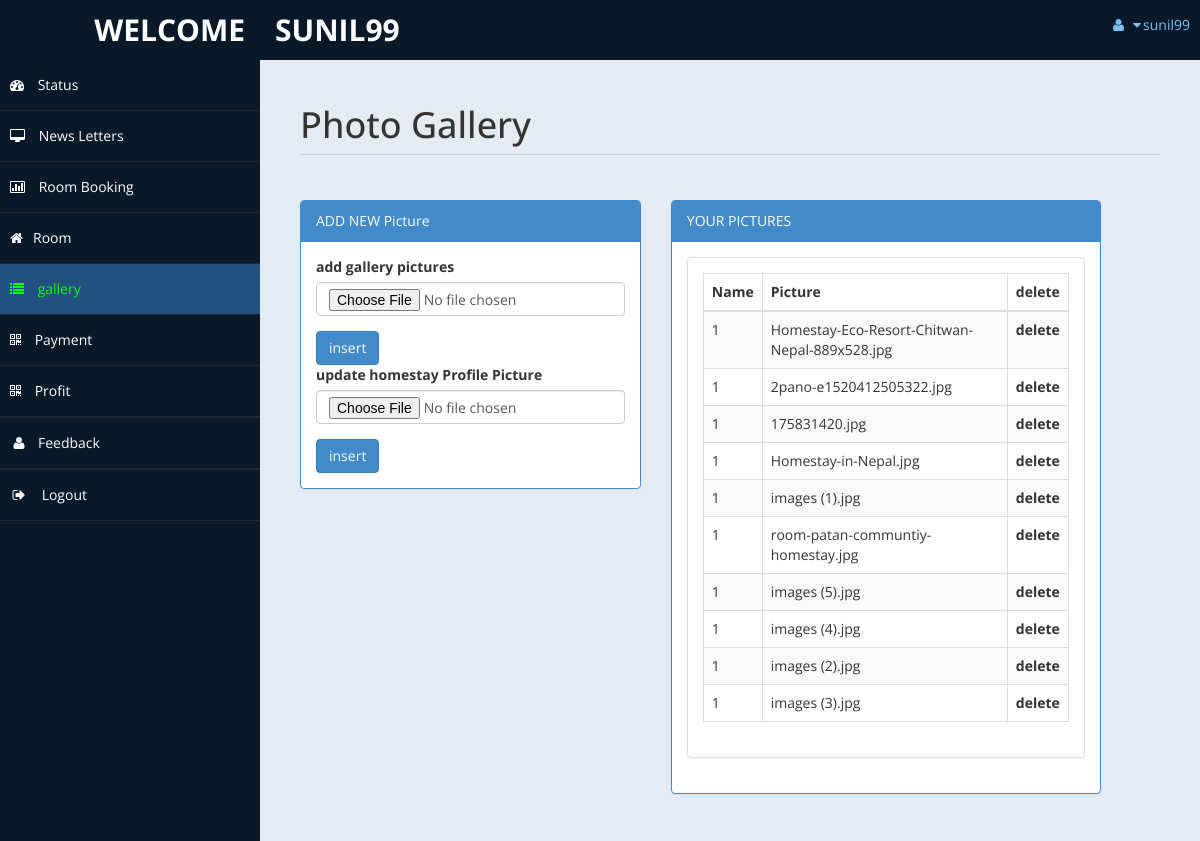
Page /homestay/admin/gallery.php (signed in) on the committed database.
### tables this page shows
CREATE TABLE `gallery` (
  `id` int(11) NOT NULL,
  `homestay_id` int(11) NOT NULL,
  `pic_name` varchar(65) NOT NULL
);

### homestay/admin/lib/fetch_data.php (called while the page is built, shortened)
<?php
function gethomestayid(){
	require("../db.php");
	$owner=$_SESSION['user'];
	$sql="SELECT * FROM homestay_info where owner_name='$owner';";
	if ($result=mysqli_query($con,$sql))
	{
		$rowcount=mysqli_num_rows($result);
		if ($rowcount==0) {
			echo 'No homestay information found!!';
		}else{
		foreach ($result as $id) {
			return $id['id'];
		}}
	}
}

### homestay/admin/gallery.php (the view, shortened to what this page needs)
<!DOCTYPE html>
<html xmlns="http://www.w3.org/1999/xhtml">
<head>
    <link href="assets/css/bootstrap.css" rel="stylesheet" />
    <link href="assets/css/font-awesome.css" rel="stylesheet" />
    <link href="assets/css/custom-styles.css" rel="stylesheet" />
</head>
<body>
    <div id="wrapper">
               <?php require'nav.php'; ?>
        <nav class="navbar-default navbar-side" role="navigation">
            <div class="sidebar-collapse">
                <ul class="nav" id="main-menu">
                    <li>
                        <a  href="home.php"><i class="fa fa-dashboard"></i> Status</a>
                    </li>
                    <li>
                        <a href="http://localhost/project_hstay_selected/homestay/admin/messages.php"><i class="fa fa-desktop"></i> News Letters</a>
                    </li>
                    <li>
                        <a href="roombook.php"><i class="fa fa-bar-chart-o"></i> Room Booking</a>
                    </li>
                    <li  >
                        <a class="nav-link "><i class="fa fa-home"></i>Room</a>
                    <li>
                        <a style ="background-color:#225081!important;color:lime;" href="gallery.php"><i class="fa fa-list"></i> gallery</a>
                    </li><li>
                        <a href="payment.php"><i class="fa fa-qrcode"></i> Payment</a>
                    </li>
                    <li>
                        <a  href="profit.php"><i class="fa fa-qrcode"></i> Profit</a>
                    </li> <li class="divider"></li>
                     <li><a href="feedback.php"><i class="fa fa-user fa-fw"></i>Feedback</a>
                        </li>
                        <li class="divider"></li>
                    <li>
                        <a href="test/logout.php"><i class="fa fa-sign-out fa-fw"></i> Logout</a>
                    </li>
                    </ul>
            </div>
        </nav>
        <div id="page-wrapper" >
            <div id="page-inner">
       <div class="row">
                    <div class="col-md-12">
                        <h1 class="page-header">
                          Photo Gallery
                        </h1>
                    </div>
                </div>
            <div class="row">
                <div class="col-md-5 col-sm-5">
                    <div class="panel panel-primary">
                        <div class="panel-heading">
                            ADD NEW Picture
                        </div>
                        <div class="panel-body">
            <form name="form" method="post"  enctype="multipart/form-data">
                            <div class="form-group">
                                            <label>add gallery pictures</label>
                                              <input name="photo1" type ="file" class="form-control">
                              </div>
               <input type="submit" name="insert" value="insert" class="btn btn-primary">
              </form>
              <form name="form" method="post"  enctype="multipart/form-data">
                            <div class="form-group">
                                            <label>update homestay Profile Picture</label>
                                              <input name="photo1" type ="file" class="form-control">
                              </div>
               <input type="submit" name="update" value="insert" class="btn btn-primary">
              </form>
              <?php
               include('db.php');
               include('lib/fetch_data.php');
                 $h_id =gethomestayid();
              ?>
                        </div>
                    </div>
                </div>
            <div class="row">
                <div class="col-md-6 col-sm-6">
                    <div class="panel panel-primary">
                        <div class="panel-heading">
                           YOUR PICTURES
                        </div>
                        <div class="panel-body">
                    <div class="panel panel-default">
                        <div class="panel-body">
                            <div class="table-responsive">
                                <table class="table table-striped table-bordered table-hover" id="dataTables-example">
                                    <thead>
                                        <tr>
                                            <th>Name</th>
                                            <th>Picture</th>
                                            <th>delete</th>
                                        </tr>
                                    </thead>
                                    <tbody>
                  <?php
                        $sql = "select * from gallery where homestay_id='$h_id';";
                        $re = mysqli_query($con,$sql);
                    while($row= mysqli_fetch_array($re))
                    {
                        $id = $row['id'];
                      if($id % 2 == 0)
                      {
                        echo "<tr class=odd gradeX>
                          <td>".$row['homestay_id']."</td>
                          <td>".$row['pic_name']."</td>
                           <th> delete</th>
                        </tr>";
                      }
                      else
                      {
                        echo"<tr class=even gradeC>
                          <td>".$row['homestay_id']."</td>
                          <td>".$row['pic_name']."</td>
                           <th> delete</th>
                        </tr>";
                      }
                    }
                  ?>
                                    </tbody>
                                </table>
                            </div>
                        </div>
                    </div>
                       </div>
                    </div>
                </div>
            </div>
          </div>
            </div>
        </div>
</body>
</html>

### homestay/admin/assets/css/custom-styles.css (style rules this page uses)
body { font-family: 'Open Sans', sans-serif; }
#wrapper { width: 100%; background:#09192A; }
#page-wrapper { padding: 15px 15px; min-height: 600px; background:#E5EBF2; }
#page-inner { width:100%; margin:10px 20px 10px 0px; background-color:transparent; padding:10px; min-height:1200px; }
h1, .h1, h2, .h2, h3, .h3 { margin-top: 7px; margin-bottom: -5px; }
.page-header { padding-bottom: 9px; margin: 10px 0 45px; border-bottom: 1px solid #C7D1DD; }
.sidebar-collapse , .sidebar-collapse .nav { background:none; }
.sidebar-collapse .nav { padding:0; }
.sidebar-collapse .nav > li > a { color:#fff; background:transparent; text-shadow:none; }
.sidebar-collapse > .nav > li > a { padding:15px 10px; }
.sidebar-collapse > .nav > li { border-bottom: 1px solid rgba(107, 108, 109, 0.19); }
.navbar-side { border:none; background-color: transparent; }
.navbar-default { border:0px solid black; }
.nav > li > a > i { margin-right:10px; }
@media (min-width:768px) { #page-wrapper { margin: 0 0 0 260px; padding: 15px 30px; min-height: 1200px; } }
@media (min-width:768px) { .navbar-side { z-index: 1; position: absolute; width: 260px; } }

### rows in the picture
gallery: homestay "1", pic_name "Homestay-Eco-Resort-Chitwan-Nepal-889x528.jpg"
gallery: homestay "1", pic_name "2pano-e1520412505322.jpg"
gallery: homestay "1", pic_name "175831420.jpg"
gallery: homestay "1", pic_name "Homestay-in-Nepal.jpg"
gallery: homestay "1", pic_name "images (1).jpg"
gallery: homestay "1", pic_name "room-patan-communtiy-homestay.jpg"
gallery: homestay "1", pic_name "images (5).jpg"
gallery: homestay "1", pic_name "images (4).jpg"
gallery: homestay "1", pic_name "images (2).jpg"
gallery: homestay "1", pic_name "images (3).jpg"

### other values in the picture
$_SESSION["user"] "SUNIL99"
$_SESSION["user"] "sunil99"
